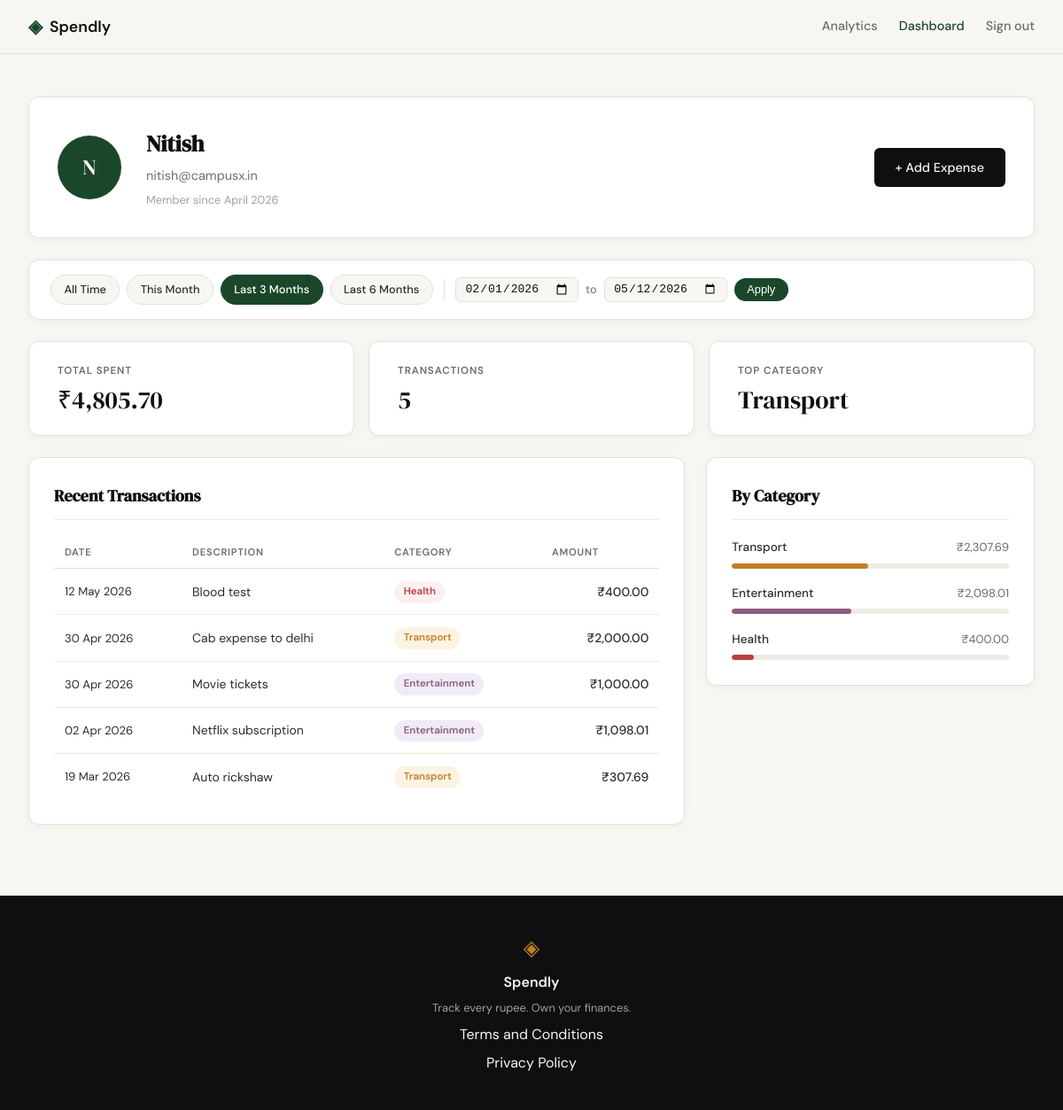
Screenshot of /profile?date_from=2026-02-01&date_to=2026-05-12 (signed in) with the database file from the repository.
### tables this page shows
CREATE TABLE users (
            id            INTEGER PRIMARY KEY AUTOINCREMENT,
            name          TEXT    NOT NULL,
            email         TEXT    UNIQUE NOT NULL,
            password_hash TEXT    NOT NULL,
            created_at    TEXT    DEFAULT (datetime('now'))
        );

CREATE TABLE expenses (
            id          INTEGER PRIMARY KEY AUTOINCREMENT,
            user_id     INTEGER NOT NULL REFERENCES users(id),
            amount      REAL    NOT NULL,
            category    TEXT    NOT NULL,
            date        TEXT    NOT NULL,
            description TEXT,
            created_at  TEXT    DEFAULT (datetime('now'))
        );

### app.py (the view)
@app.route("/profile")
def profile():
    if not session.get("user_id"):
        return redirect(url_for("login"))
    uid = session["user_id"]
    today = date.today()
    date_from = _parse_date(request.args.get("date_from"))
    date_to = _parse_date(request.args.get("date_to"))
    if date_from and date_to and date_from > date_to:
        flash("Start date must be before end date.", "error")
        date_from = date_to = None
    today_str = today.isoformat()
    this_month_from = today.replace(day=1).isoformat()
    this_month_to = today.replace(
        day=calendar.monthrange(today.year, today.month)[1]
    ).isoformat()
    presets = {
        "this_month": {"date_from": this_month_from, "date_to": this_month_to},
        "last_3":     {"date_from": _months_ago(today, 3), "date_to": today_str},
        "last_6":     {"date_from": _months_ago(today, 6), "date_to": today_str},
    }
    return render_template(
        "profile.html",
        user=get_user_by_id(uid),
        stats=get_summary_stats(uid, date_from, date_to),
        expenses=get_recent_transactions(uid, date_from=date_from, date_to=date_to),
        categories=get_category_breakdown(uid, date_from, date_to),
        date_from=date_from,
        date_to=date_to,
        presets=presets,
    )

### app.py (called while the page is built)
def _parse_date(val):
    try:
        datetime.strptime(val, "%Y-%m-%d")
        return val
    except (ValueError, TypeError):
        return None

def _months_ago(today, n):
    m, y = today.month - n, today.year
    while m <= 0:
        m += 12
        y -= 1
    return date(y, m, 1).isoformat()

### database/db.py (called while the page is built)
def get_db():
    conn = sqlite3.connect(DB_PATH)
    conn.row_factory = sqlite3.Row
    conn.execute("PRAGMA foreign_keys = ON")
    return conn

### database/queries.py (called while the page is built)
def _build_date_filter(date_from, date_to):
    if date_from and date_to:
        return "AND date BETWEEN ? AND ?", [date_from, date_to]
    return "", []

def get_user_by_id(user_id):
    conn = get_db()
    row = conn.execute(
        "SELECT id, name, email, created_at FROM users WHERE id = ?",
        (user_id,),
    ).fetchone()
    conn.close()
    if row is None:
        return None
    name = row["name"]
    initials = "".join(w[0].upper() for w in name.split() if w)
    member_since = datetime.strptime(row["created_at"], "%Y-%m-%d %H:%M:%S").strftime("%B %Y")
    return {
        "name": name,
        "email": row["email"],
        "initials": initials,
        "member_since": member_since,
    }

def get_recent_transactions(user_id, limit=10, date_from=None, date_to=None):
    date_clause, date_params = _build_date_filter(date_from, date_to)
    params = [user_id] + date_params + [limit]
    conn = get_db()
    rows = conn.execute(
        "SELECT date, description, category, amount "
        "FROM expenses "
        "WHERE user_id = ? "
        + date_clause +
        " ORDER BY date DESC, id DESC "
        "LIMIT ?",
        params,
    ).fetchall()
    conn.close()
    return [
        {
            "date": datetime.strptime(row["date"], "%Y-%m-%d").strftime("%d %b %Y"),
            "description": row["description"],
            "category": row["category"],
            "amount": "{:,.2f}".format(row["amount"]),
        }
        for row in rows
    ]

### templates/profile.html (shortened to what this page needs)
{% extends "base.html" %}
{% block head %}
<link rel="stylesheet" href="{{ url_for('static', filename='css/profile.css') }}">
{% endblock %}
{% block content %}
<div class="profile-page">
    <div class="profile-inner">
        <div class="profile-header-card">
            <div class="profile-avatar">{{ user.initials }}</div>
            <div class="profile-info">
                <h1 class="profile-name">{{ user.name }}</h1>
                <p class="profile-email">{{ user.email }}</p>
                <p class="profile-since">Member since {{ user.member_since }}</p>
            </div>
            <a href="{{ url_for('add_expense') }}" class="btn-primary profile-add-btn">+ Add Expense</a>
        </div>
        <div class="filter-bar">
            <div class="filter-presets">
                <a href="{{ url_for('profile') }}"
                   class="filter-preset-btn{% if not date_from and not date_to %} filter-preset-btn--active{% endif %}">
                    All Time
                </a>
                <a href="{{ url_for('profile', date_from=presets.this_month.date_from, date_to=presets.this_month.date_to) }}"
                   class="filter-preset-btn{% if date_from == presets.this_month.date_from and date_to == presets.this_month.date_to %} filter-preset-btn--active{% endif %}">
                    This Month
                </a>
                <a href="{{ url_for('profile', date_from=presets.last_3.date_from, date_to=presets.last_3.date_to) }}"
                   class="filter-preset-btn{% if date_from == presets.last_3.date_from and date_to == presets.last_3.date_to %} filter-preset-btn--active{% endif %}">
                    Last 3 Months
                </a>
                <a href="{{ url_for('profile', date_from=presets.last_6.date_from, date_to=presets.last_6.date_to) }}"
                   class="filter-preset-btn{% if date_from == presets.last_6.date_from and date_to == presets.last_6.date_to %} filter-preset-btn--active{% endif %}">
                    Last 6 Months
                </a>
            </div>
            <form class="filter-form" method="GET" action="{{ url_for('profile') }}">
                <input type="date" name="date_from" class="filter-date-input"
                       value="{{ date_from or '' }}">
                <span class="filter-to-label">to</span>
                <input type="date" name="date_to" class="filter-date-input"
                       value="{{ date_to or '' }}">
                <button type="submit" class="filter-apply-btn">Apply</button>
            </form>
        </div>
        <div class="profile-stats">
            <div class="stat-card">
                <span class="stat-label">Total Spent</span>
                <span class="stat-value">₹{{ stats.total }}</span>
            </div>
            <div class="stat-card">
                <span class="stat-label">Transactions</span>
                <span class="stat-value">{{ stats.count }}</span>
            </div>
            <div class="stat-card">
                <span class="stat-label">Top Category</span>
                <span class="stat-value">{{ stats.top_category }}</span>
            </div>
        </div>
        <div class="profile-grid">
            <div class="profile-section">
                <div class="section-title-row">
                    <h2 class="section-title">Recent Transactions</h2>
                </div>
                <div class="tx-table-wrapper">
                    <table class="tx-table">
                        <thead>
                            <tr>
                                <th>Date</th>
                                <th>Description</th>
                                <th>Category</th>
                                <th class="tx-amount-col">Amount</th>
                            </tr>
                        </thead>
                        <tbody>
                            {% for tx in expenses %}
                            <tr>
                                <td class="tx-date">{{ tx.date }}</td>
                                <td class="tx-desc">{{ tx.description }}</td>
                                <td>
                                    <span class="cat-badge cat-badge--{{ tx.category | lower }}">
                                        {{ tx.category }}
                                    </span>
                                </td>
                                <td class="tx-amount">₹{{ tx.amount }}</td>
                            </tr>
                            {% endfor %}
                        </tbody>
                    </table>
                </div>
            </div>
            <div class="profile-section">
                <h2 class="section-title">By Category</h2>
                <div class="category-list">
                    {% for cat in categories %}
                    <div class="cat-row">
                        <div class="cat-row-header">
                            <span class="cat-row-name">{{ cat.name }}</span>
                            <span class="cat-row-amount">₹{{ cat.amount }}</span>
                        </div>
                        <div class="cat-bar-track">
                            <div class="cat-bar cat-bar--{{ cat.name | lower }}"
                                 style="width: {{ cat.percent }}%"></div>
                        </div>
                    </div>
                    {% endfor %}
                </div>
            </div>
        </div>
    </div>
</div>
{% endblock %}

### static/css/style.css (style rules this page uses)
:root { --ink: #0f0f0f; --ink-soft: #2d2d2d; --ink-muted: #6b6b6b; --ink-faint: #a0a0a0; --paper: #f7f6f3; --paper-warm: #f0ede6; --paper-card: #ffffff; --accent: #1a472a; --accent-light: #e8f0eb; --accent-2: #c17f24; --accent-2-light: #fdf3e3; --danger: #c0392b; --danger-light: #fdecea; --border: #e4e1da; --border-soft: #eeebe4; --font-display: 'DM Serif Display', Georgia, serif; --font-body: 'DM Sans', system-ui, sans-serif; --max-width: 1200px; --auth-width: 440px; --radius-sm: 6px; --radius-md: 12px; --radius-lg: 20px; }
*, *::before, *::after { box-sizing: border-box; margin: 0; padding: 0; }
html { font-size: 16px; scroll-behavior: smooth; }
body { background: var(--paper); color: var(--ink); font-family: var(--font-body); font-size: 1rem; line-height: 1.6; -webkit-font-smoothing: antialiased; }
a { color: inherit; text-decoration: none; }
.btn-primary { display: inline-block; background: var(--ink); color: var(--paper); padding: 0.65rem 1.5rem; border-radius: var(--radius-sm); font-family: var(--font-body); font-size: 0.9rem; font-weight: 500; cursor: pointer; border: none; transition: background 0.2s; text-decoration: none; }

### rows the page displays
users: name "Nitish", email "nitish@campusx.in"
expenses: date "12 May 2026", description "Blood test", category "Health", amount "400.00", name "Health", {{ cat.percent }} 8 (drawn)
expenses: date "30 Apr 2026", description "Cab expense to delhi", category "Transport", amount "2,000.00"
expenses: date "30 Apr 2026", description "Movie tickets", category "Entertainment", amount "1,000.00"
expenses: date "02 Apr 2026", description "Netflix subscription", category "Entertainment", amount "1,098.01"
expenses: date "19 Mar 2026", description "Auto rickshaw", category "Transport", amount "307.69"

### other values shown
{{ user.initials }} "N"
{{ user.member_since }} "April 2026"
{{ stats.total }} "4,805.70"
{{ stats.count }} "5"
{{ stats.top_category }} "Transport"
{{ cat.name }} "Transport" "Entertainment"
{{ cat.amount }} "2,307.69" "2,098.01"
